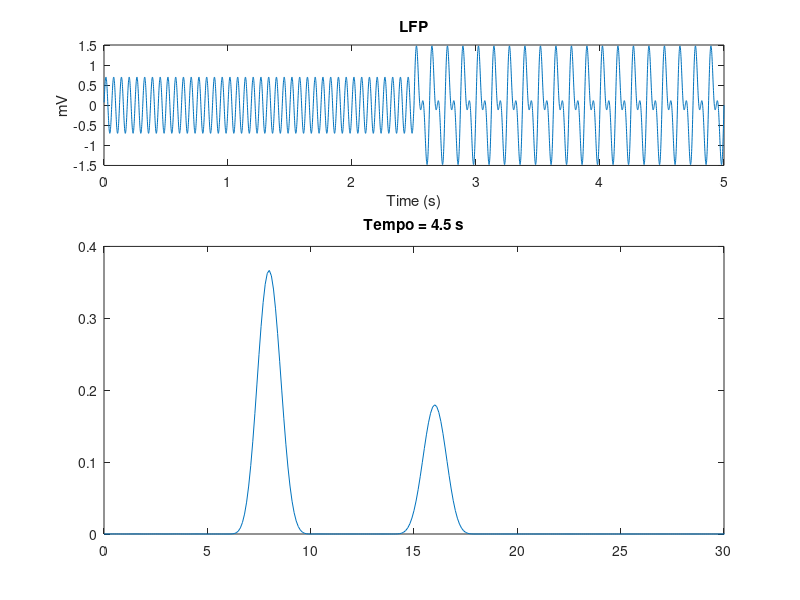

Source code (MATLAB): (Note: this script raises an error after producing the figure.)
%% Lesson 4 = 11/03/2021

%% running LFP

% setup
clear, clf, clc, load('LFP_HG_HFO.mat')
srate = 1000; % in Hz
dt = 1/srate; t = dt:dt:length(lfpHG)*dt; % in s

plot(t,lfpHG)
hold on
plot(t,lfpHFO-1.2)
hold off
box off
xlim([0 1])

% for the animation
stepsize = 0.2;
for nstep = 0:100

xlim([0 1]+nstep*stepsize)
   
ylim([-2 1])
pause(0.1)

end

%% Demonstration of the effect of the non-stationarity of waves
% Here the PSD is not a good tool!
% goal: create a tool that informs us
% on aspects derived from non-seasonality
% of the brain - the TFD

% setup
clear, clf, clc, load('LFP_HG_HFO.mat')
srate = 1000;  f = 8; % in Hz
dt = 1/srate; Tmax = 5; t = dt:dt:Tmax; % in s

% signal
% with amplitude 1 we have a signal present only
% at the end 
LFP = 1*sin(2*pi*f*t); 
LFP(1:2500) = 0;
% with amplitude .7 one signal in every signal
LFP = LFP + 0.7*sin(2*pi*(f+8)*t); 

subplot(311)
    plot(t,LFP)
    xlabel('Time (s)')
    ylabel('mV')
    title('LFP')

% changing the window size influences the analysis
win = 0.5*srate;
overlap = [];
nfft = 10000;

[Pxx, F] = pwelch(LFP,win,overlap,nfft,srate);

% we can see that the power of the two waves is
% equal. This happens in the particular case where
% the shorter existence time of one wave is
% compensated by the smaller amplitude of the
% other. The longer the lifetime, the greater the
% power, the greater the amplitude, the greater
% the power 
subplot(3,1,[2 3])
    plot(F,Pxx,'ko-') 
    xlabel('Frequency (Hz)')
    ylabel('Power')
    xlim([0 30])
    title('Power Spectrum')

%% Time-Frequency Power Decomposition (TFD)
% As in PSD the signal will be split into windows
% and each window will have its sign decomposed by
% intensity of each frequency present.
% The PSD takes the intensities of a frequency
% of all windows and averages to
% give the overall intensity of that frequency.
% TFD does not take this average, it shows in a
% matrix the intensity value in which one axis is
% frequency and the other the windows (time)

% is the factor that determines the trade off freqXtime
window_length = 1*srate;

% is how far a window will go in relation to the
% previous one. USING OVERLAP INCREASES YOUR
% PERCEPTION OF THE TIME WHERE THINGS OCCUR. As
% the analysis is done on the average in relation
% to a window, if a +-localized event happens and
% your window doesn't catch it completely you lose
% this higher power which can be statistically
% significant.
step_size = 0.1*window_length; % (ie., 90% overlap)

% is the number of windows I go
% have (depends on window and step size)
Nwindows = (length(LFP)-window_length)/step_size+1;

clear T TFD
for nwin = 1:Nwindows
    winidx = (1:window_length) + (nwin-1)*step_size;
    [Pxx, F] = pwelch(LFP(winidx),window_length,[],nfft,srate);
    T(nwin) = t(winidx(window_length/2));
    TFD(nwin,:) = Pxx;     
end

subplot(3,1,[2 3])
    imagesc(T,F,TFD')
    axis xy
    ylim([0 30])
    xlabel('Time (s)')
    ylabel('Frequency (Hz)')
    colorbar % can uncomment to see color scales
    title('Time-Frequency Power Decomposition (TFD)')
    

%% Show the PSD of each TFD window

for nwin = 1:Nwindows
   plot(F,TFD(nwin,:))
   xlim([0 30])
    title(['Tempo = ' num2str(T(nwin)) ' s'])
   pause(0.1)
end
    

%% using MATLAB's built in function
 
window_length = 1*srate;
% step_size = 0.1*window_length; % (ie., 90% overlap)
overlap = 0.9*window_length;
nfft = 10000;

[~,F,T,TFD]=spectrogram(LFP,window_length,overlap,nfft,srate);

subplot(3,1,[2 3])
    imagesc(T,F,TFD)
    axis xy
    ylim([0 30])
    xlabel('Time (s)')
    ylabel('Frequency (Hz)')
    colorbar
    title('Time-Frequency Power Decomposition (TFD)')


%% Normalizations of the Pxx
% when dealing with different animals or different
% situations the absolute value of the parameters
% under study may vary and hence complicates the
% analysis. the normalization makes the parameters
% relative to the general conditions of each
% analysis which makes the comparison between
% analyzes possible.

% be careful with normalization: it may be that
% when offering a certain stimulus the relative
% power of a band changes. This does not mean that
% the power in that band has changed, it may mean
% that the stimulus has changed the power in
% another band which changes the relative power
% between bands.

% this cell shows how changing the power on
% another freq (15Hz) changes the relative power
% of the original freq (8Hz). That's the
% difference between LFP and LFP2
LFP = sin(2*pi*8*t);
LFP2 = sin(2*pi*8*t)+sin(2*pi*15*t);

[Pxx, ~] = pwelch(LFP,2*srate,[],nfft,srate);
[Pxx2, F] = pwelch(LFP2,2*srate,[],nfft,srate);

subplot(2,1,1)
    plot(F,Pxx,'ko-')
    hold on
    plot(F,Pxx2,'ro-')
    hold off
    xlim([0 20])
    ylabel('Power (mV^2/Hz)')
    xlabel('Frequency (Hz)')
    title('Power Spectrum')

% Percentage power
NormPxx = Pxx/sum(Pxx);
NormPxx2 = Pxx2/sum(Pxx2);

subplot(2,1,2)
    plot(F,NormPxx,'ko-')
    hold on
    plot(F,NormPxx2,'ro-')
    hold off
    xlim([0 20])
    ylabel('Normalized Power (%)')
    xlabel('Frequency (Hz)')
    title('Normalized Power Spectrum')


%% Normalizations in TFD by basiline

clear 
srate = 1000;
dt = 1/srate; t=dt:dt:10;

LFP = sin(2*pi*8*t);
LFP(2500:end) =  LFP(2500:end)+0.1*sin(2*pi*50*t(2500:end));

window_length = 1*srate;
overlap = 0.9*window_length;
nfft = 10000;

% TFD has frequencies in the first dimension and
% time in the second
[S,F,T,TFD]=spectrogram(LFP,window_length,overlap,nfft,srate);

% plots with displacement so that the induced
% stimulus is at moment zero 
subplot(211)
    imagesc(T-2.5,F,TFD); hold on
    % marks the moment of stimulation
    plot([0 0],[0 100],'w--','linew',2); hold off
    axis xy
    ylim([0 100])
    xlabel('Time (s)')
    ylabel('Frequency (Hz)')
    title('TFD')


% baseline normalization
% my event occurred at 2.5s time so i want to know
% the difference before/after 
I = find(T<2.5);

% PSD average over time, that is, every
% contribution to the power of each frequency that
% was made before the stimulus will be deducted
% from the post estimate so that only the
% difference in state is highlighted 
PSDbaseline = mean(TFD(:,I),2);

% takes the average power from before the stimulus
% of every point of PDT 
NormTFD = TFD./repmat(PSDbaseline,1,length(T));

subplot(212)
    imagesc(T-2.5,F,NormTFD); hold on
    plot([0 0],[0 100],'w--','linew',2); hold off
    axis xy
    ylim([0 100])
    xlabel('Time (s)')
    ylabel('Frequency (Hz)')
    title('Baseline Normalized TFD')









